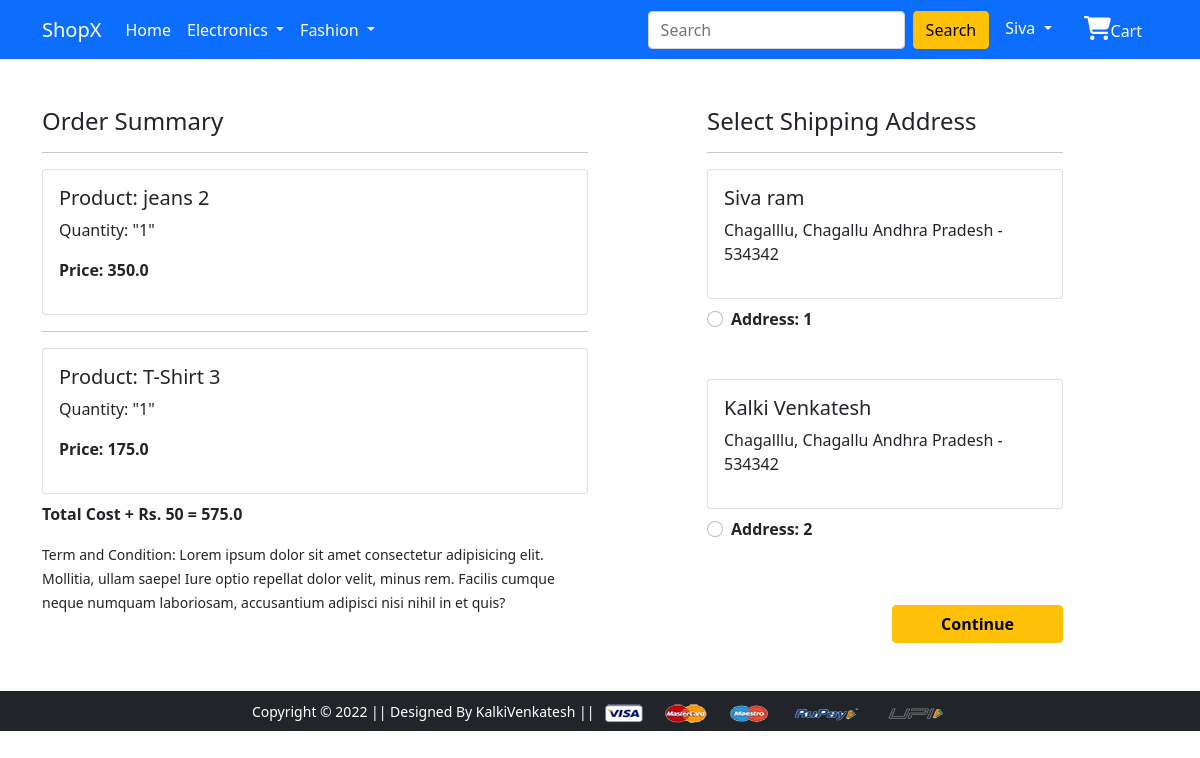
The page /checkout/ (signed in) on the database its author committed.
### app/models.py (models this page shows, shortened)
class Cart(models.Model):
    user = models.ForeignKey(User, on_delete=models.CASCADE)
    product = models.ForeignKey(Product, on_delete=models.CASCADE)
    quantity = models.PositiveIntegerField(default=1)
    @property
    def total_cost(self):
        return self.quantity * self.product.discounted_price

class Product(models.Model):
    title = models.CharField( max_length=100)
    selling_price = models.FloatField()
    discounted_price = models.FloatField()
    description = models.TextField()
    brand = models.CharField(max_length=50)
    category = models.CharField(choices=CATEGORY_CHOICES, max_length=50)
    product_image = models.ImageField(upload_to='productimg')

class Customer(models.Model):
    user = models.ForeignKey(User, on_delete=models.CASCADE)
    name = models.CharField(max_length=100)
    locality = models.CharField(max_length=100)
    city = models.CharField(max_length=100)
    zipcode = models.IntegerField()
    state = models.CharField(choices=STATE_CHOICES, max_length=50)

### app/views.py (the view)
# urls.py: path('checkout/', views.checkout, name='checkout'),
@login_required
def checkout(request):
    user = request.user
    add = Customer.objects.filter(user=user)
    cart_items = Cart.objects.filter(user=user)
    amount = 0.0
    shipping_amount = 50.0
    totalamount = 0.0
    cart_product = [p for p in Cart.objects.all() if p.user == request.user]
    if cart_product:
        for p in cart_product:
            tempamount = (p.quantity * p.product.discounted_price )
            amount += tempamount
        totalamount = amount + shipping_amount
    return render(request, 'app/checkout.html', {'add':add, 'totalamount':totalamount, 'cart_items':cart_items})

### app/templates/app/checkout.html (shortened to what this page needs)
{% extends 'app/base.html' %}
{% load static %}
{% block main-content %}
<div class="container">
 <div class="row mt-5">
  <div class="col-sm-6">
    <h4>Order Summary</h4>
    {% for item in cart_items %}
    <hr>
      <div class="card mb-2">
        <div class="card-body">
          <h5>Product: {{item.product.title}}</h5>
          <p>Quantity: "{{item.quantity}}"</p>
          <p class="fw-bold">Price: {{item.total_cost}} </p>
        </div>
      </div>
      {% endfor %}
      <p class="fw-bold">Total Cost + Rs. 50 = {{totalamount}}</p>
    <small>Term and Condition: Lorem ipsum dolor sit amet consectetur adipisicing elit. Mollitia, ullam saepe! Iure optio repellat dolor velit, minus rem. Facilis cumque neque numquam laboriosam, accusantium adipisci nisi nihil in et quis?</small>
  </div>
  <div class="col-sm-4 offset-sm-1">
    <h4>Select Shipping Address</h4>
    <hr>
    <form action="/paymentdone">
      {% for ad in add %}
      <div class="card">
        <div class="card-body">
        <h5>{{ad.name}}</h5>
        <p> {{ad.locality}}, {{ad.city}} {{ad.state}} - {{ad.zipcode}} </p>
        </div>
      </div>
        <div class="form-check mt-2 mb-5">
          <input class="form-check-input" type="radio" name="custid" id="custad{{forloop.counter}}" value="{{ad.id}}">
          <label class="form-check-label fw-bold" for="">
            Address: {{forloop.counter}} </label>
        </div>
      {% endfor %}
        <div class="text-end">
          <button type="submit" class="btn btn-warning mt-3 px-5 fw-bold">Continue</button>
        </div>
      </form>
    </div>
  </div>
</div>
{% endblock main-content %}

### app/templates/app/base.html (shortened to what this page needs)
<!doctype html>
{% load static %}
<html lang="en">
  <head>
    <link href="https://cdn.jsdelivr.net/npm/bootstrap@5.0.0-beta1/dist/css/bootstrap.min.css" rel="stylesheet">
    <link rel="stylesheet" href="{% static 'app/css/owl.carousel.min.css' %}">
    <link rel="stylesheet" href="{% static 'app/css/all.min.css' %}">
    <link rel="stylesheet" href="{% static 'app/css/style.css' %}">
  </head>
  <body>
    <nav class="navbar navbar-expand-lg navbar-dark bg-primary">
     <div class="container">
       <a class="navbar-brand" href="/">ShopX</a>
       <div class="collapse navbar-collapse" id="navbarSupportedContent">
         <ul class="navbar-nav me-auto mb-2 mb-lg-0">
           <li class="nav-item">
             <a class="nav-link active" aria-current="page" href="/">Home</a>
           </li>
           <li class="nav-item dropdown">
             <a class="nav-link dropdown-toggle text-white" href="#" id="electronicsDropdown" role="button" data-bs-toggle="dropdown" aria-expanded="false">
               Electronics
             </a>
           </li>
           <li class="nav-item dropdown">
             <a class="nav-link dropdown-toggle text-white" href="#" id="fashionDropdown" role="button" data-bs-toggle="dropdown" aria-expanded="false">
               Fashion
             </a>
           </li>
         </ul>
         <form class="d-flex">
           <input class="form-control me-2" type="search" placeholder="Search" aria-label="Search">
           <button class="btn btn-warning" type="submit">Search</button>
         </form>
         <div>
          <ul class="navbar-nav me-auto mb-2 mb-lg-0">
            {% if request.user.is_authenticated %}
            <li class="nav-item dropdown mx-2">
              <a class="nav-link dropdown-toggle text-white" href="#" id="profileDropdown" role="button" data-bs-toggle="dropdown" aria-expanded="false">
               {{request.user.username|capfirst}}
              </a>
            </li>
            <li class="nav-item mx-2">
             <a href="{% url 'showcart' %}" class="nav-link text-white"><i style='font-size:24px' class='fas'>&#xf07a;</i>Cart</a>
            </li>
            {% endif %}
          </ul>
         </div>
       </div>
     </div>
    </nav>
    {% block main-content %} {% endblock main-content %}
    <footer class="container-fluid bg-dark text-center p-2 mt-5">
        <small class="text-white">Copyright &copy; 2022 || Designed By KalkiVenkatesh || </small>
        <img src="{% static 'app/images/payment.png' %}" alt="" srcset="" class="img-fluid" height="2px">
    </footer>
  </body>
</html>

### rows shown on the page
Cart: product "jeans 2", quantity "1", total_cost "350.0"
Cart: product "T-Shirt 3", quantity "1", total_cost "175.0"
Customer: name "Siva ram", locality "Chagalllu", city "Chagallu", state "Andhra Pradesh", zipcode "534342"
Customer: name "Kalki Venkatesh", locality "Chagalllu", city "Chagallu", state "Andhra Pradesh", zipcode "534342"

### other values the page prints
{{ request.user.username|capfirst }} "Siva"
{{ totalamount }} "575.0"
